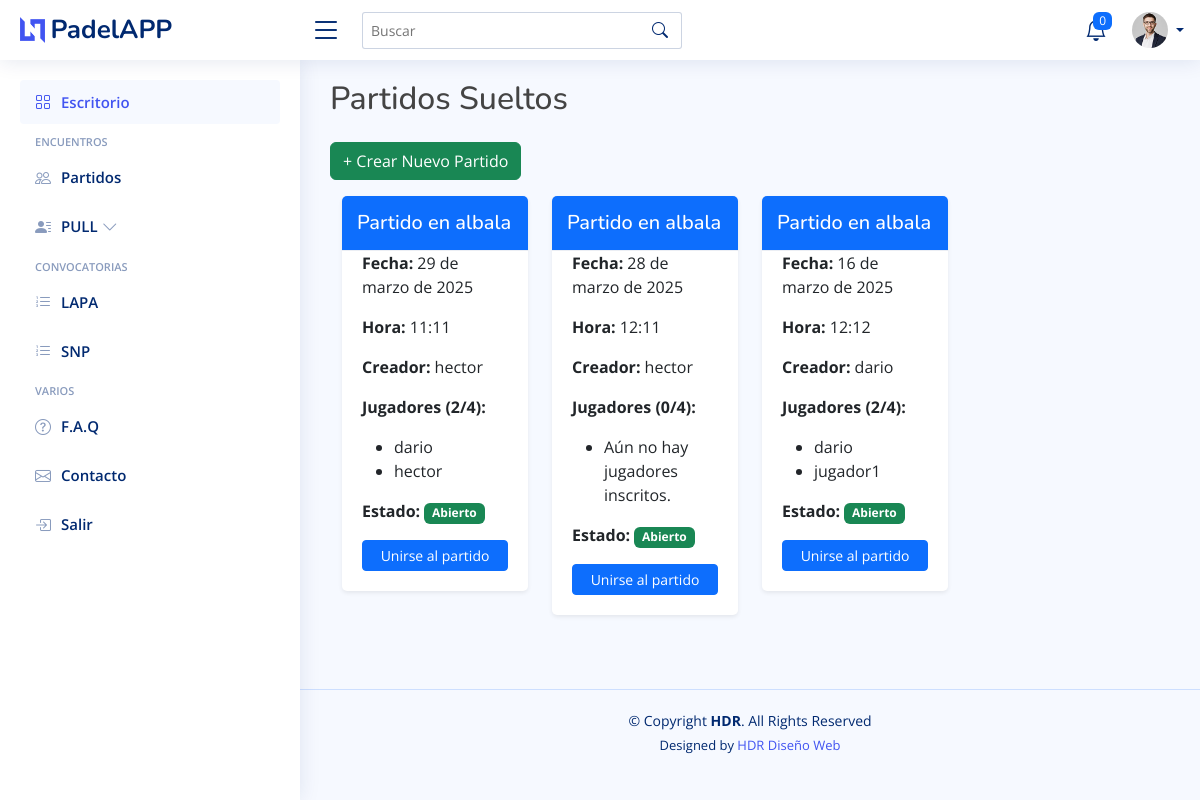
Before: /partidos/ with the older database file.
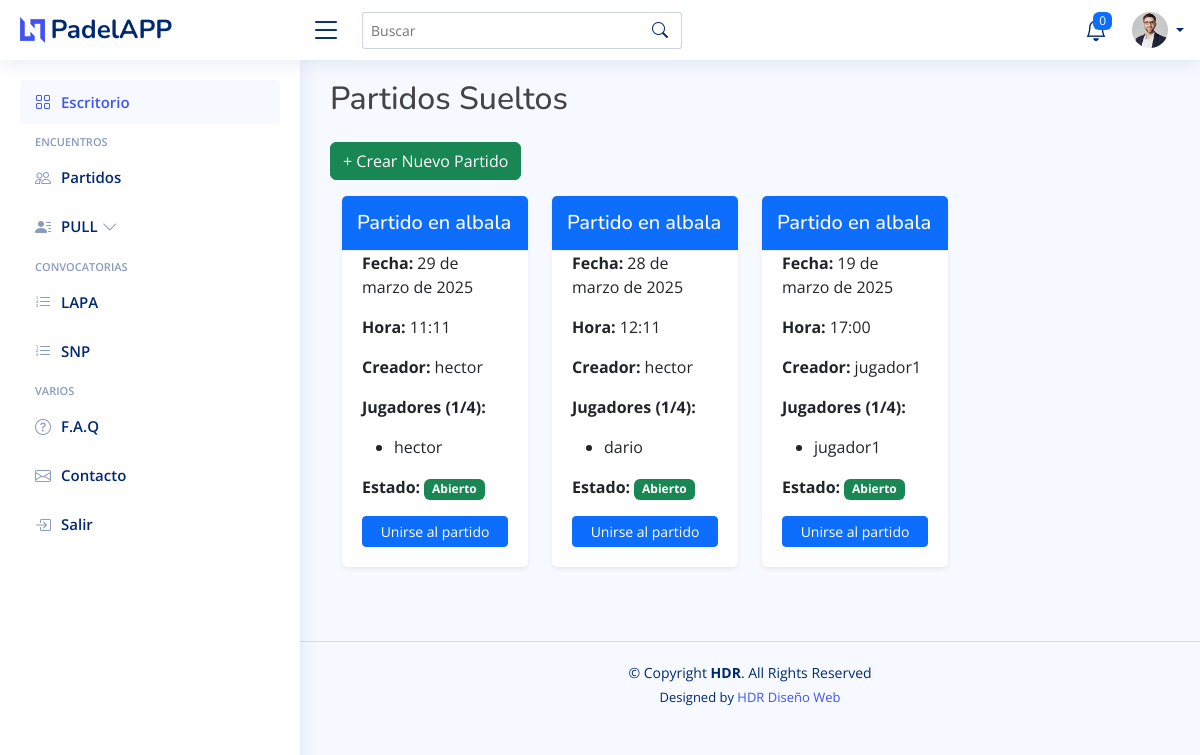
After: the same page with the newer database file.
### padelapp/models.py (models this page shows, shortened)
class PartidoAbierto(models.Model):
    creador = models.ForeignKey(
        settings.AUTH_USER_MODEL, on_delete=models.CASCADE, related_name='partidos_creados'
    )
    jugadores = models.ManyToManyField(
        settings.AUTH_USER_MODEL, related_name='partidos_jugados', blank=True
    )
    fecha = models.DateField()
    hora = models.TimeField()
    lugar = models.CharField(max_length=200)
    estado = models.CharField(
        max_length=10, choices=[('Abierto', 'Abierto'), ('Cerrado', 'Cerrado')], default='Abierto'
    )
    @classmethod
    def limpiar_partidos_viejos(cls):
        cls.objects.filter(estado='Cerrado', fecha__lt=now() - timedelta(days=1)).delete()

class User(AbstractUser):
    avatar = models.ImageField(upload_to='avatars/', blank=True, null=True)
    dni_nie = models.CharField(max_length=20, unique=True, blank=True, null=True)
    fecha_nacimiento = models.DateField(null=True, blank=True)
    sexo = models.CharField(max_length=10, choices=[('Hombre', 'Hombre'), ('Mujer', 'Mujer')])
    movil = models.CharField(max_length=15, blank=True, null=True)
    provincia = models.CharField(max_length=100, blank=True, null=True)
    poblacion = models.CharField(max_length=100, blank=True, null=True)
    codigo_postal = models.CharField(max_length=10, blank=True, null=True)
    apodo = models.CharField(max_length=50, blank=True, null=True)
    posicion_juego = models.CharField(max_length=10, choices=[('Izquierda', 'Izquierda'), ('Derecha', 'Derecha'), ('Ambas', 'Ambas')])
    marca_pala = models.CharField(max_length=100, blank=True, null=True)
    equipo = models.ForeignKey('Team', on_delete=models.SET_NULL, null=True, blank=True, related_name='jugadores')

### padelapp/views.py (the view)
# urls.py: path('partidos/', lista_partidos, name='lista_partidos'),
def lista_partidos(request):
    PartidoAbierto.limpiar_partidos_viejos()
    partidos = PartidoAbierto.objects.all().order_by('-fecha')
    return render(request, 'padelapp/lista_partidos.html', {'partidos': partidos})

### padelapp/templates/padelapp/lista_partidos.html
{% extends 'base.html' %}
{% block content %}
    <h2 class="mb-4">Partidos Sueltos</h2>
    <a href="{% url 'crear_partido' %}" class="btn btn-success mb-3">+ Crear Nuevo Partido</a>
    <div class="container">
        <div class="row">
            {% for partido in partidos %}
                <div class="col-md-3 mb-4">
                    <div class="card shadow-sm">
                        <div class="card-header bg-primary text-white">
                            <h5 class="mb-0">Partido en {{ partido.lugar }}</h5>
                        </div>
                        <div class="card-body">
                            <p><strong>Fecha:</strong> {{ partido.fecha }}</p>
                            <p><strong>Hora:</strong> {{ partido.hora }}</p>
                            <p><strong>Creador:</strong> {{ partido.creador.username }}</p>
                            <p><strong>Jugadores ({{ partido.jugadores.count }}/4):</strong></p>
                            <ul>
                                {% for jugador in partido.jugadores.all %}
                                    <li>{{ jugador.username }}</li>
                                {% empty %}
                                    <li>Aún no hay jugadores inscritos.</li>
                                {% endfor %}
                            </ul>
                            <p><strong>Estado:</strong>
                                <span class="badge bg-{% if partido.estado == 'Cerrado' %}danger{% else %}success{% endif %}">
                                    {{ partido.estado }}
                                </span>
                            </p>
                            {% if user in partido.jugadores.all %}
                                <a href="{% url 'gestionar_partido' partido.id %}" class="btn btn-danger btn-sm w-100">Salir del partido</a>
                            {% elif partido.estado == 'Abierto' %}
                                <a href="{% url 'gestionar_partido' partido.id %}" class="btn btn-primary btn-sm w-100">Unirse al partido</a>
                            {% endif %}
                        </div>
                    </div>
                </div>
            {% endfor %}
        </div>
    </div>
{% endblock %}

### core/templates/base.html (shortened to what this page needs)
<!DOCTYPE html>
<html lang="es">
{% load static %}
<head>
    <link href="{% static 'vendor/bootstrap/css/bootstrap.min.css' %}" rel="stylesheet">
    <link href="{% static 'vendor/bootstrap-icons/bootstrap-icons.css' %}" rel="stylesheet">
    <link href="{% static 'vendor/boxicons/css/boxicons.min.css' %}" rel="stylesheet">
    <link href="{% static 'vendor/quill/quill.snow.css' %}" rel="stylesheet">
    <link href="{% static 'vendor/quill/quill.bubble.css' %}" rel="stylesheet">
    <link href="{% static 'vendor/remixicon/remixicon.css' %}" rel="stylesheet">
    <link href="{% static 'vendor/simple-datatables/style.css' %}" rel="stylesheet">
    <link href="{% static 'css/style.css' %}" rel="stylesheet">
    <link href="{% static 'css/mio.css' %}" rel="stylesheet">
</head>
<body>
    {% include 'includes/header.html' %}
    {% include 'includes/sidebar.html' %}
    <main id="main" class="main">
        {% block content %}{% endblock %}
    </main>
    {% include 'includes/footer.html' %}
</body>
</html>

### core/templates/includes/header.html (shortened to what this page needs)
{% load static %}
<header id="header" class="header fixed-top d-flex align-items-center">
    <div class="d-flex align-items-center justify-content-between">
        <a href="/" class="logo d-flex align-items-center">
            <img src="{% static 'img/logo.png' %}" alt="">
            <span class="d-none d-lg-block">PadelAPP</span>
        </a>
        <i class="bi bi-list toggle-sidebar-btn"></i>
    </div>
    <div class="search-bar">
        <form class="search-form d-flex align-items-center" method="POST" action="#">
            <input type="text" name="query" placeholder="Buscar" title="Buscar">
            <button type="submit" title="Search">
                <i class="bi bi-search"></i>
            </button>
        </form>
    </div>
    <nav class="header-nav ms-auto">
        <ul class="d-flex align-items-center">
            <li class="nav-item dropdown">
                <a class="nav-link nav-icon" href="#" data-bs-toggle="dropdown" id="notificationBell">
                    <i class="bi bi-bell"></i>
                    <span class="badge bg-primary badge-number" id="notificationCount">0</span>
                </a>
            </li>
            <li class="nav-item dropdown pe-3">
                <a class="nav-link nav-profile d-flex align-items-center pe-0" href="#" data-bs-toggle="dropdown">
                    <img src="{% static 'img/profile-img.jpg' %}" alt="Profile" class="rounded-circle">
                    <span class="d-none d-md-block dropdown-toggle ps-2">{{ user.username }}</span>
                </a>
            </li>
        </ul>
    </nav>
</header>

### core/templates/includes/sidebar.html (shortened to what this page needs)
{% load static %}
<aside id="sidebar" class="sidebar">
    <ul class="sidebar-nav" id="sidebar-nav">
        <li class="nav-item"><a class="nav-link" href="{% url 'dashboard' %}"><i class="bi bi-grid"></i><span>Escritorio</span></a></li>
        <li class="nav-heading">Encuentros</li>
        <li class="nav-item">
            <a class="nav-link collapsed" href="{% url 'lista_partidos' %}">
                <i class="bi bi-people"></i><span>Partidos</span>
            </a>
        </li>
        <li class="nav-item">
            <a class="nav-link collapsed" data-bs-toggle="collapse" href="#pull-menu" aria-expanded="false">
                <i class="bi bi-person-lines-fill"></i><span>PULL</span> <i class="bi bi-chevron-down ms-1"></i>
            </a>
        </li>
        <li class="nav-heading">Convocatorias</li>
        <li class="nav-item"><a class="nav-link collapsed" href="#"><i class="bi bi-list-ol"></i><span>LAPA</span></a></li>
        <li class="nav-item"><a class="nav-link collapsed" href="#"><i class="bi bi-list-ol"></i><span>SNP</span></a></li>
        <li class="nav-heading">Varios</li>
        <li class="nav-item"><a class="nav-link collapsed" href="/faq"><i class="bi bi-question-circle"></i><span>F.A.Q</span></a></li>
        <li class="nav-item"><a class="nav-link collapsed" href="/contacto"><i class="bi bi-envelope"></i><span>Contacto</span></a></li>
        <li class="nav-item"><a class="nav-link collapsed" href="/logout"><i class="bi bi-box-arrow-in-right"></i><span>Salir</span></a></li>
    </ul>
</aside>

### core/templates/includes/footer.html
{% load static %}
<footer id="footer" class="footer">
    <div class="copyright">
        &copy; Copyright <strong><span>HDR</span></strong>. All Rights Reserved
    </div>
    <div class="credits">
        Designed by <a href="#">HDR Diseño Web</a>
    </div>
</footer>

### core/static/css/style.css (style rules this page uses)
:root { scroll-behavior: smooth; }
body { font-family: "Open Sans", sans-serif; background: #f6f9ff; color: #444444; }
a { color: #4154f1; text-decoration: none; }
h1, h2, h3, h4, h5, h6 { font-family: "Nunito", sans-serif; }
#main { margin-top: 60px; padding: 20px 30px; transition: all 0.3s; }
.card { margin-bottom: 30px; border: none; border-radius: 5px; box-shadow: 0px 0 30px rgba(1, 41, 112, 0.1); }
.card-header, .card-footer { border-color: #ebeef4; background-color: #fff; color: #798eb3; padding: 15px; }
.card-body { padding: 0 20px 20px 20px; }
.logo { line-height: 1; }
@media (min-width: 1200px) { .logo { width: 280px; } }
.logo img { max-height: 26px; margin-right: 6px; }
.logo span { font-size: 26px; font-weight: 700; color: #012970; font-family: "Nunito", sans-serif; }
.header { transition: all 0.5s; z-index: 997; height: 60px; box-shadow: 0px 2px 20px rgba(1, 41, 112, 0.1); background-color: #fff; padding-left: 20px; }
.header .toggle-sidebar-btn { font-size: 32px; padding-left: 10px; cursor: pointer; color: #012970; }
.header .search-bar { min-width: 360px; padding: 0 20px; }
.header .search-form { width: 100%; }
.header .search-form input { border: 0; font-size: 14px; color: #012970; border: 1px solid rgba(1, 41, 112, 0.2); padding: 7px 38px 7px 8px; border-radius: 3px; transition: 0.3s; width: 100%; }
.header .search-form button { border: 0; padding: 0; margin-left: -30px; background: none; }
.header .search-form button i { color: #012970; }
.header-nav ul { list-style: none; }
.header-nav>ul { margin: 0; padding: 0; }
.header-nav .nav-icon { font-size: 22px; color: #012970; margin-right: 25px; position: relative; }
.header-nav .nav-profile { color: #012970; }
.header-nav .nav-profile img { max-height: 36px; }
.header-nav .nav-profile span { font-size: 14px; font-weight: 600; }
.header-nav .badge-number { position: absolute; inset: -2px -5px auto auto; font-weight: normal; font-size: 12px; padding: 3px 6px; }
.sidebar { position: fixed; top: 60px; left: 0; bottom: 0; width: 300px; z-index: 996; transition: all 0.3s; padding: 20px; overflow-y: auto; scrollbar-width: thin; scrollbar-color: #aab7cf transparent; box-shadow: 0px 0px 20px rgba(1, 41, 112, 0.1); background-color: #fff; }
@media (min-width: 1200px) { #main, #footer { margin-left: 300px; } }
.sidebar-nav { padding: 0; margin: 0; list-style: none; }
.sidebar-nav li { padding: 0; margin: 0; list-style: none; }
.sidebar-nav .nav-item { margin-bottom: 5px; }
.sidebar-nav .nav-heading { font-size: 11px; text-transform: uppercase; color: #899bbd; font-weight: 600; margin: 10px 0 5px 15px; }
.sidebar-nav .nav-link { display: flex; align-items: center; font-size: 15px; font-weight: 600; color: #4154f1; transition: 0.3; background: #f6f9ff; padding: 10px 15px; border-radius: 4px; }
.sidebar-nav .nav-link i { font-size: 16px; margin-right: 10px; color: #4154f1; }
.sidebar-nav .nav-link.collapsed { color: #012970; background: #fff; }
.sidebar-nav .nav-link.collapsed i { color: #899bbd; }
.sidebar-nav .nav-link .bi-chevron-down { margin-right: 0; transition: transform 0.2s ease-in-out; }
.footer { padding: 20px 0; font-size: 14px; transition: all 0.3s; border-top: 1px solid #cddfff; }
.footer .copyright { text-align: center; color: #012970; }
.footer .credits { padding-top: 5px; text-align: center; font-size: 13px; color: #012970; }

Changed rows visible on the page:
removed PartidoAbierto: lugar "albala", fecha "16 de marzo de 2025", hora "12:12", creador.username "dario", jugadores.count "2", estado "Abierto", shows "Unirse al partido", User (username "dario"), User (username "jugador1")
changed PartidoAbierto "29 de marzo de 2025": jugadores.count "2" → "1"; loses User (username "dario")
changed PartidoAbierto "28 de marzo de 2025": jugadores.count "0" → "1"; gains User (username "dario"); no longer shows "Aún no hay jugadores inscritos."
added PartidoAbierto: lugar "albala", fecha "19 de marzo de 2025", hora "17:00", creador.username "jugador1", jugadores.count "1", estado "Abierto", shows "Unirse al partido", User (username "jugador1")
